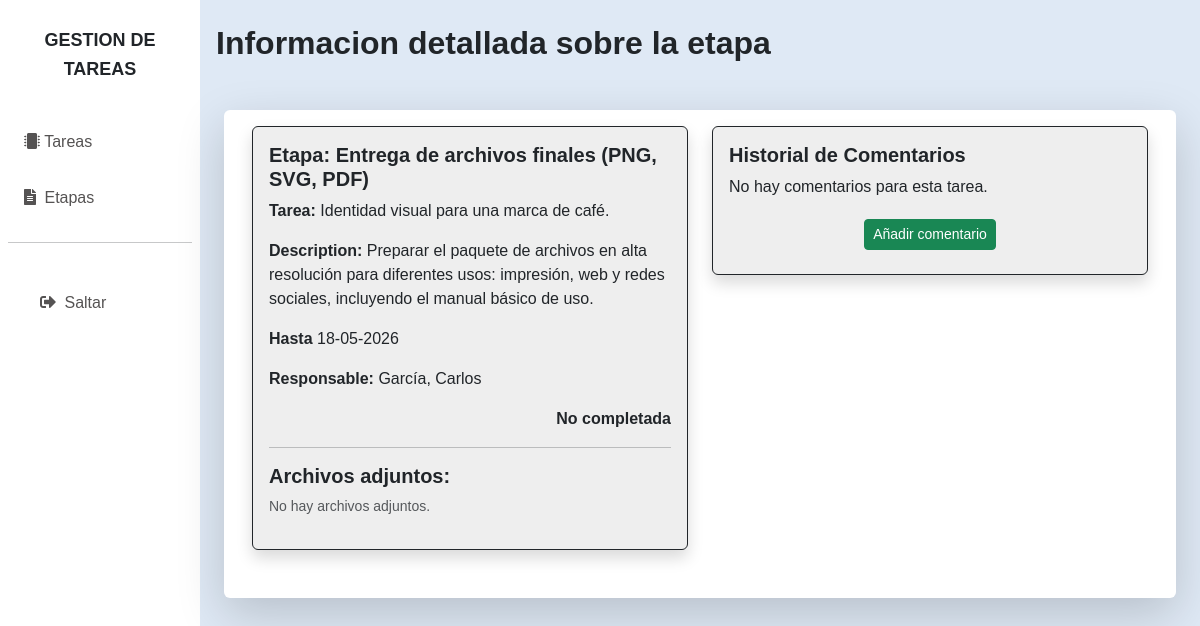
The page /stages/9/ (signed in) on the database as committed earlier.
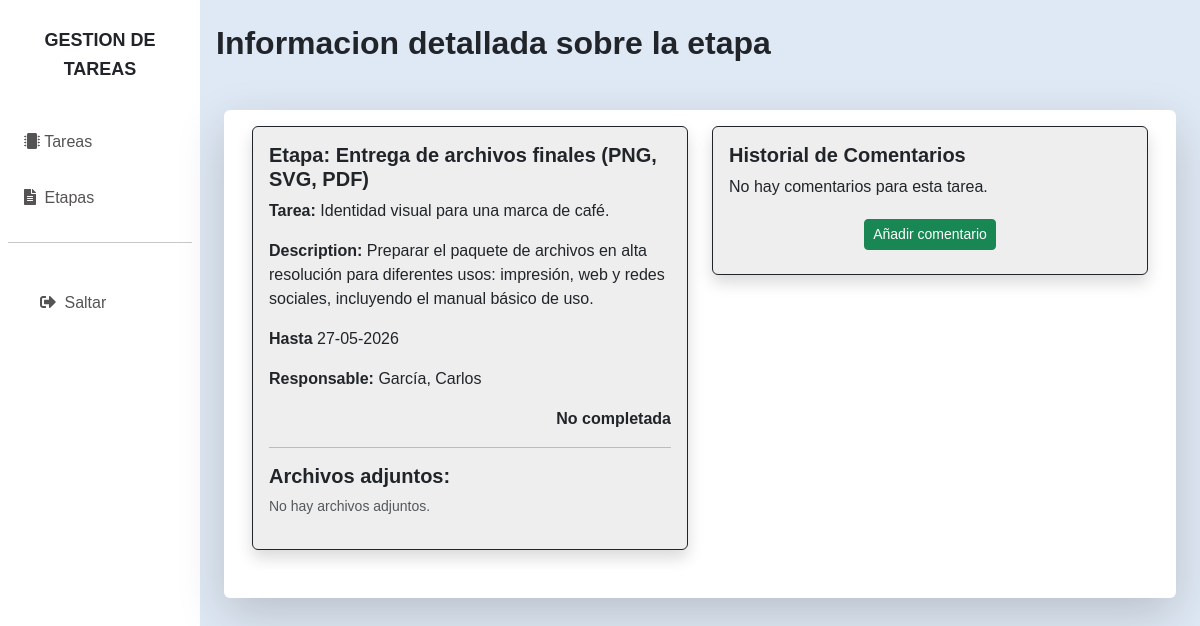
The same page on the database as committed later.
### taskapp/models.py (models this page shows, shortened)
class Stage(models.Model):
    count = models.PositiveIntegerField(verbose_name='orden')
    title = models.CharField(max_length=100, verbose_name='titulo')
    description = models.TextField(null=False, blank=True, verbose_name='descripcion')
    start_date = models.DateTimeField(auto_now_add=True, verbose_name='fecha de inicio')
    end_date = models.DateTimeField(verbose_name='fecha de terminacion')
    status = models.BooleanField(default=False, verbose_name='completada')
    task = models.ForeignKey(
        Task,
        on_delete=models.CASCADE,
        related_name='stages',
        verbose_name='tarea')
    student = models.ForeignKey(
        settings.AUTH_USER_MODEL,
        on_delete=models.PROTECT,
        related_name='stages',
        limit_choices_to={'is_student': True},
        verbose_name='alumno')
    class Meta:
        ordering = ['task', 'count']

class Task(models.Model):
    title = models.CharField(max_length=100, verbose_name='titulo')
    description = models.TextField(null=False, blank=True, verbose_name='descripcion')
    start_date = models.DateTimeField(auto_now_add=True)
    end_date = models.DateTimeField(verbose_name='fecha de terminacion')
    status = models.BooleanField(default=False, verbose_name='completada')
    author = models.ForeignKey(
        settings.AUTH_USER_MODEL,
        on_delete=models.CASCADE,
        related_name='created_tasks',
        verbose_name='Autor de la tarea',
        null=True,
        blank=True
    )
    students = models.ManyToManyField(
        settings.AUTH_USER_MODEL,
        related_name='tasks_as_student',
        limit_choices_to={'is_student': True},
        verbose_name='alumnos'
    )
    tutor = models.ForeignKey(
        settings.AUTH_USER_MODEL,
        on_delete=models.PROTECT,
        related_name='tasks_as_tutor',
        limit_choices_to={'is_tutor': True},
        verbose_name='tutor')
    course = models.ForeignKey(
        Course,
        on_delete=models.PROTECT,
        related_name='tasks',
        verbose_name='cursos')

### myauth/models.py (models this page shows)
class User(AbstractBaseUser, PermissionsMixin):
    is_student = models.BooleanField(default=False)
    is_tutor = models.BooleanField(default=False)
    dni = models.CharField(max_length=10, unique=True)
    name = models.CharField(max_length=100)
    last_name = models.CharField(max_length=200)
    email = models.EmailField(unique=True)
    birthdate = models.DateField(null=True, blank=True)
    group = models.ForeignKey(
        'taskapp.Group',
        on_delete=models.PROTECT,
        related_name='users',
        null=True, # Optional: helps if you create a superuser without a department
        blank=True
    )
    is_active = models.BooleanField(default=True)
    is_staff = models.BooleanField(default=False)
    date_joined = models.DateTimeField(auto_now_add=True)
    objects = UserManager()
    USERNAME_FIELD = "email"   # Students will login using email
    REQUIRED_FIELDS = ["name"] # Fields prompted for during 'createsuperuser'
    def __str__(self):
        return f"{self.last_name}, {self.name}"

### taskapp/views.py (the view)
# urls.py: path('stages/<int:pk>/', StageDetailView.as_view(), name='stage_detail'),
class StageDetailView(DetailView):
    model = Stage
    template_name = 'stages/stage-detail.html'
    def get_context_data(self, **kwargs):
        context = super().get_context_data(**kwargs)
        context['comments'] = (CommentStage.objects.filter(stage=self.object)
                               .select_related('user').order_by('-uploaded_at'))
        return context

### taskapp/templates/stages/stage-detail.html (shortened to what the changed rows need)
{% extends "_base.html" %}
{% block content %}
<h2 class="fw-bold">Informacion detallada sobre la etapa</h2>
<div class="row bg-white px-3 py-3 mx-2 my-5 rounded pb-5 shadow-lg">
    <div class="col">
        <div class="card border-dark shadow" style="background: #eee">
            <div class="card-body">
                <h5 class="card-title fw-bold">Etapa: {{ object.title }}</h5>
                <p class="card-text"><span class="card-text fw-semibold">Tarea:</span> {{ object.task.title }}.</p>
                <p class="card-text"><span class="card-text fw-semibold">Description:</span> {{ object.description }}.</p>
                <p class="card-text"><span class="card-text fw-semibold">Hasta</span> {{ object.end_date|date:"d-m-Y" }}</p>
                <p class="card-text"><span class="card-text fw-semibold">Responsable:</span> {{ object.student }}</p>
                <div class="d-flex justify-content-end fw-bold">
                    {% if object.status %}
                    Completada
                    {% else %}
                    No completada
                    {% endif %}
                </div>
                <hr>
                <div class="mt-3">
                    <h5 class="fw-bold"> Archivos adjuntos:</h5>
                    <div class="row g-2">
                    </div>
                </div>
            </div>
        </div>
    </div>
</div>
{% endblock %}

Rows that differ between the two databases and show on the page:
changed Stage "Entrega de archivos finales (PNG, SVG, PDF)": end_date "18-05-2026" → "27-05-2026"
